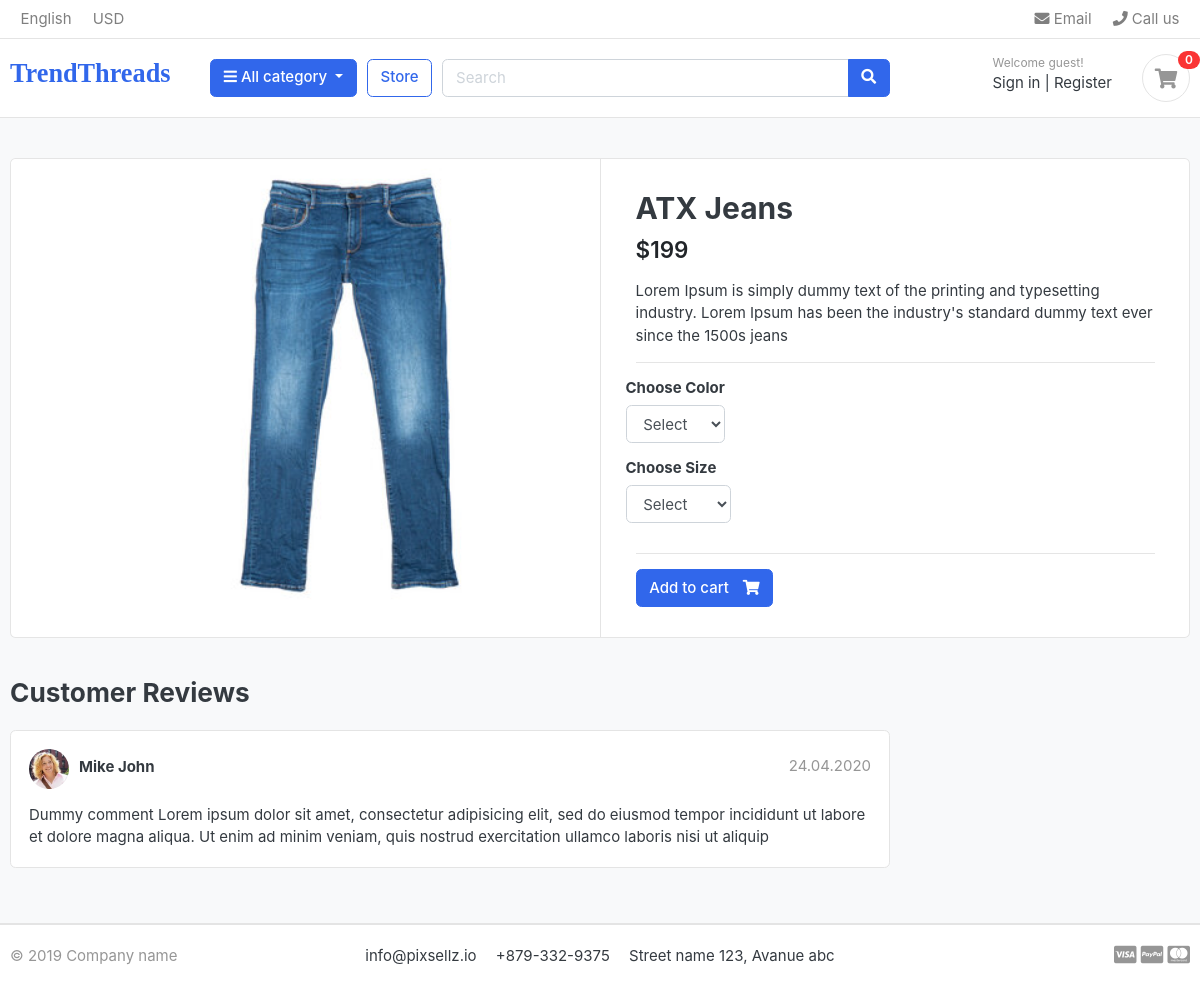
/store/category/jeans/atx-jeans/, run on the app's committed database.
### store/models.py (models this page shows, shortened)
class product(models.Model):
  product_name=models.CharField(max_length=200,unique=True)
  slug=models.SlugField(max_length=255,unique=True)
  description=models.TextField(max_length=500,blank=True)
  price=models.IntegerField()
  images=models.ImageField(upload_to='photos/products')
  stock=models.IntegerField()
  is_available=models.BooleanField(default=True)
  category=models.ForeignKey(Category,on_delete=models.CASCADE)
  created_date=models.DateField(auto_now=True)
  modified_date=models.DateTimeField(auto_now=True)

### store/views.py (the view)
# urls.py: path('category/<slug:category_slug>/<slug:product_slug>/', views.product_detail,name='product_detail'),
def product_detail(request,category_slug,product_slug):
   try:
      single_product = product.objects.get(category__slug=category_slug,slug=product_slug)
      in_cart= CartItem.objects.filter(cart__cart_id=_cart_id(request),Product=single_product).exists()
   except Exception as e:
      raise e
   context={
      'single_product': single_product,
      'in_cart': in_cart,
   }
   return render(request, 'store/product_detail.html',context)

### carts/context_processors.py (called while the page is built)
def counter(request):
  cart_count=0
  if 'admin' in request.path:
    return{}
  else:
    try:
      cart=Cart.objects.filter(cart_id=_cart_id(request))
      cart_items=CartItem.objects.all().filter(cart=cart[:1])
      for cart_item in cart_items:
        cart_count=cart_count+cart_item.quantity
    except Cart.DoesNotExist:
      cart_count=0
  return dict(cart_count=cart_count)

### carts/views.py (called while the page is built)
def _cart_id(request):
  cart=request.session.session_key
  if not cart:
    cart = request.session.create()
  return cart

### category/context_processors.py (called while the page is built)
def menu_links(request):
  links=Category.objects.all()
  return dict(links=links)

### category/models.py (called while the page is built)
  def get_url(self):
    return reverse('products_by_category', args=[self.slug])

### store/models.py (called while the page is built)
  def colors(self):
    return super(VariationManager,self).filter(variation_category='color',is_active=True)

  def sizes(self):
    return super(VariationManager,self).filter(variation_category='size',is_active=True)

### templates/store/product_detail.html (shortened to what this page needs)
{% extends 'base.html' %}
{% load static %}
{% block content %}
<section class="section-content padding-y bg">
  <div class="container">
  <div class="card">
    <div class="row no-gutters">
      <aside class="col-md-6">
  <article class="gallery-wrap">
    <div class="img-big-wrap">
       <a href="#"><img src="{{ single_product.images.url }}"></a>
    </div>
  </article>
      </aside>
      <main class="col-md-6 border-left">
      <form action="{% url 'add_cart' single_product.id %}" method="POST">
        <article class="content-body">
  <h2 class="title">{{ single_product.product_name}}</h2>
  <div class="mb-3">
    <var class="price h4">${{ single_product.price }}</var>
  </div>
  <p>{{ single_product.description }}</p>
  <hr>
    <div class="row">
      <div class="item-option-select">
        <h6>Choose Color</h6>
        <select name="color" class="form-control" required>
          <option value="" disabled selected>Select</option>
        </select>
      </div>
    </div>
    <div class="row">
      <div class="item-option-select">
        <h6>Choose Size</h6>
        <select name="size" class="form-control" required>
          <option value="" disabled selected>Select</option>
        </select>
      </div>
    </div>
        <hr>
    <button type="submit"  class="btn  btn-primary"> <span class="text">Add to cart</span> <i class="fas fa-shopping-cart"></i>  </button>
  </article>
</form>
      </main>
    </div>
  </div>
  <br>
  <div class="row">
        <div class="col-md-9">
    <header class="section-heading">
      <h3>Customer Reviews </h3>
    </header>
    <article class="box mb-3">
      <div class="icontext w-100">
        <img src="{% static './images/avatars/avatar1.jpg' %}" class="img-xs icon rounded-circle">
        <div class="text">
          <span class="date text-muted float-md-right">24.04.2020 </span>
          <h6 class="mb-1">Mike John </h6>
        </div>
      </div>
      <div class="mt-3">
        <p>
          Dummy comment Lorem ipsum dolor sit amet, consectetur adipisicing elit, sed do eiusmod
          tempor incididunt ut labore et dolore magna aliqua. Ut enim ad minim veniam,
          quis nostrud exercitation ullamco laboris nisi ut aliquip
        </p>
      </div>
    </article>
    </div>
  </div>
  </div>
  </section>
{%  endblock %}

### static/css/ui.css (style rules this page uses)
html { font-family: "Inter", sans-serif; font-size: 15px; }
.content-body { flex: 1 1 auto; padding: 2rem 2.3rem; }
.img-xs, .img-sm, .img-md, .img-lg { -o-object-fit: cover; object-fit: cover; flex-shrink: 0; flex-grow: 0; }
.img-xs { width: 40px; height: 40px; }
.padding-y { padding-top: 40px; padding-bottom: 40px; }
var { font-style: normal; }
article:after, .form-group:after { display: block; clear: both; content: ""; }
.bg { background-color: #f8f9fa; }
.section-heading { margin-bottom: 20px; margin-top: 15px; }
p:last-child { margin-bottom: 0; }
.btn .text + i { margin-left: 10px; }
.icontext { display: inline-flex; align-items: center; vertical-align: middle; }
.icontext .text { width: 100%; line-height: 1.2; }
.icontext .icon { position: relative; margin-right: 10px; flex-shrink: 0; flex-grow: 0; }
.price { font-weight: 600; color: #212529; }
.box { padding: 18px; background: #fff; border-radius: 0.37rem; border: 1px solid #e4e4e4; }
.box img { max-width: 100%; }
.gallery-wrap .img-big-wrap { margin-bottom: 10px; border-radius: 0.37rem; overflow: hidden; background-color: #fff; }
.gallery-wrap .img-big-wrap a { text-align: center; display: block; }
.gallery-wrap .img-big-wrap img { height: 450px; width: auto; display: inline-block; }
.item-option-select { margin-bottom: 1rem; display: inline-block; margin-right: 15px; }

### data on the page
product: images (picture), product_name "ATX Jeans", price "199", description "Lorem Ipsum is simply dummy text of the printing and typesetting industry. Lorem Ipsum has been the industry's standard dummy text ever since the 1500s jeans"

### other printed values
{{ cart_count }} "0"
